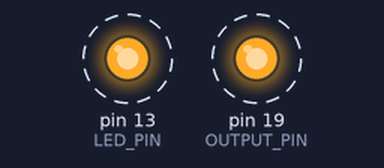
A sketch run on a simulated Arduino Uno, built with avr-gcc and run on an emulated ATmega328P. Shown: output pins drawn as LEDs (lit = HIGH). Dashed ring = blinking.

Above: at 0.2 s.
Timing chart, 0 to 3.0 s (numbered marks = the images above):
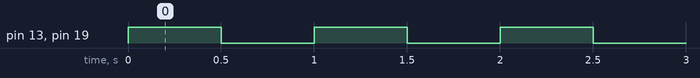

Measured:
- by itself, pin 13 (LED_PIN), pin 19 (OUTPUT_PIN): alternates HIGH for 0.50 s and LOW for 0.50 s

The sketch:

PinTestDummy.ino
```cpp
/*
	File: PiNTestDummy.ino
	Author: Urs Hofmann
	Mail: hofmannu@biomed.ee.ethz.ch
	Date: 14.04.2020

	Description: Dummy test file to identify output channels of cascade board
*/

#ifndef OUTPUT_PIN
	#define OUTPUT_PIN 19
#endif

#define LED_PIN 13

// SMA 1: teensy pin 12
// SMA 2: teensy pin 11
// SMA 3: teensy pin 10
// SMA 4:
// SMA 5:

void setup(){
	pinMode(OUTPUT_PIN, OUTPUT);
	pinMode(LED_PIN, OUTPUT);
};


void loop()
{
	digitalWriteFast(OUTPUT_PIN, 1);
	digitalWriteFast(LED_PIN, 1);
	delay(500);

	digitalWriteFast(OUTPUT_PIN, 0);
	digitalWriteFast(LED_PIN, 0);

	delay(500);
};
```
